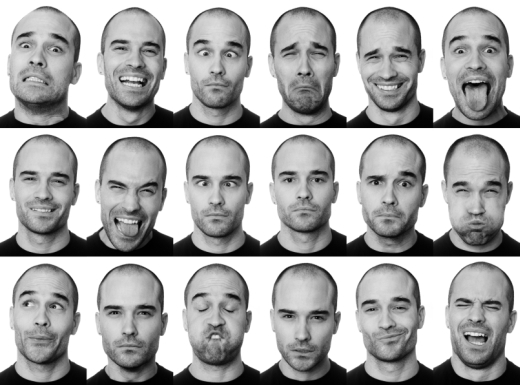
#> input picture img/multiple-faces.jpg, 520 x 385 px
$ python img.py
#> lines starting #> are read from the running program, lines starting #| are printed output that depends on the picture
#> (reads img/test_json.json from the repository)
from PIL import Image, ImageFont, ImageDraw, ImageEnhance
import io
import operator
#import util as u
import logging
log = logging.getLogger()


def rectangle(draw, coords, fill, width = 1):
    '''
    expects a list [x0,y0, x1,y1]
    just because PIL draw.rectangle() does not support pixelwidth > 1
    '''
    x0,y0,x1,y1 = coords
    draw.line([x0,y0, x1, y0], fill, width)
    draw.line([x1,y0, x1, y1], fill, width)
    draw.line([x1,y1, x0, y1], fill, width)
    draw.line([x0,y1, x0, y0], fill, width)
    log.debug("Drawing rectangle: %d %d %d %d" % tuple(coords))

    return draw


def paint_boxes(img, faces):
    '''
    takes a jpeg image and face json in Azure face API format
    returns an image with painted boxes and added captions
    '''
    if faces == []:
        log.info("No faces. returning original image")
        return img

    im = Image.open(io.BytesIO(img))
#> im is the input picture: PIL image 520x385 RGB; min 0, max 255, mean 170.9
    draw = ImageDraw.Draw(im)
    width, height = im.size
#> width = 520; height = 385
    log.debug("Image width: {} height {}".format(width,height))

    for f in faces:

        log.debug("Operating on face entry:\n {}".format(f))

        rect = f['faceRectangle']

        coords = [rect['left'], rect['top'], rect['left'] + rect['width'],
                    rect['top']+rect['height']]
        #draw.rectangle(rect, outline="red")
        rectangle(draw, coords, "red", 3)

        age = f['faceAttributes']['age']
        gender = f['faceAttributes']['gender']
        #getting the prevalent emotion
        emo_dict = f['faceAttributes']['emotion']
        emotion = max(emo_dict, key = emo_dict.get )
        #forming caption
        caption_topup = "Age: {}".format(age)
        caption_topbot = gender
        caption_bot = emotion

        font = ImageFont.truetype("static/img/arial.ttf", size=10)

        draw.text([coords[0],coords[1]-11], caption_topup, font = font, fill = "blue")

        draw.text([coords[0]+4,coords[1]+2], caption_topbot, font = font, fill = "blue")
        draw.text([coords[0]+4,coords[3]-11], caption_bot, font = font, fill = "blue")

        ret = io.BytesIO()
        im.save(ret, "JPEG")
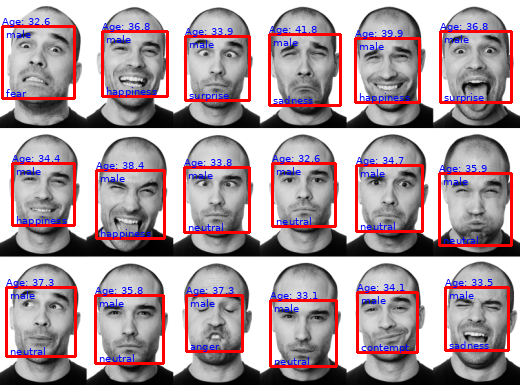
#> im: PIL image 520x385 RGB; mean R, G, B 172.6, 154.7, 160.1
    return ret.getvalue()


def resize_img(img, newsize, fill_color = "black"):
#> called with newsize = (200, 500), fill_color = 'black'
    im = Image.open(io.BytesIO(img))
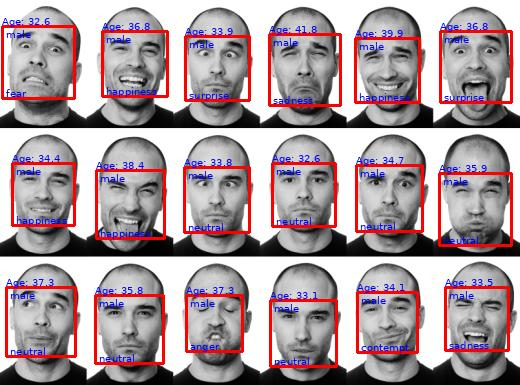
#> im: PIL image 520x385 RGB; mean R, G, B 170.8, 154.5, 159.4
    #x,y = im.size
    im.thumbnail(newsize)
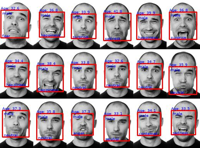
#> im: PIL image 200x148 RGB; mean R, G, B 170.6, 154.2, 159.1
    ret = io.BytesIO()
    im.save(ret,"JPEG")
    return ret.getvalue()


if __name__ == '__main__':
    import sys, json
    #log.setLevel(logging.getLevelName(u.get_setting("app","log_level")))
    log.setLevel(logging.ERROR)
    log.addHandler(logging.StreamHandler(stream = sys.stdout))

    with open("/static/img/multiple-faces.jpg","rb") as i:
        img = i.read()

    with open("/static/test_json.json","r") as f:
        faces = json.load(f)
    #log.debug(str(faces))
    im = paint_boxes(img, faces)
    im = resize_img(im, (200,500))
    im = Image.open(io.BytesIO(im))
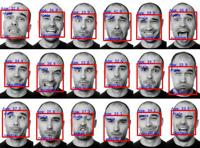
#> im: PIL image 200x148 RGB; mean R, G, B 169, 153.8, 158.4
    im.show()
